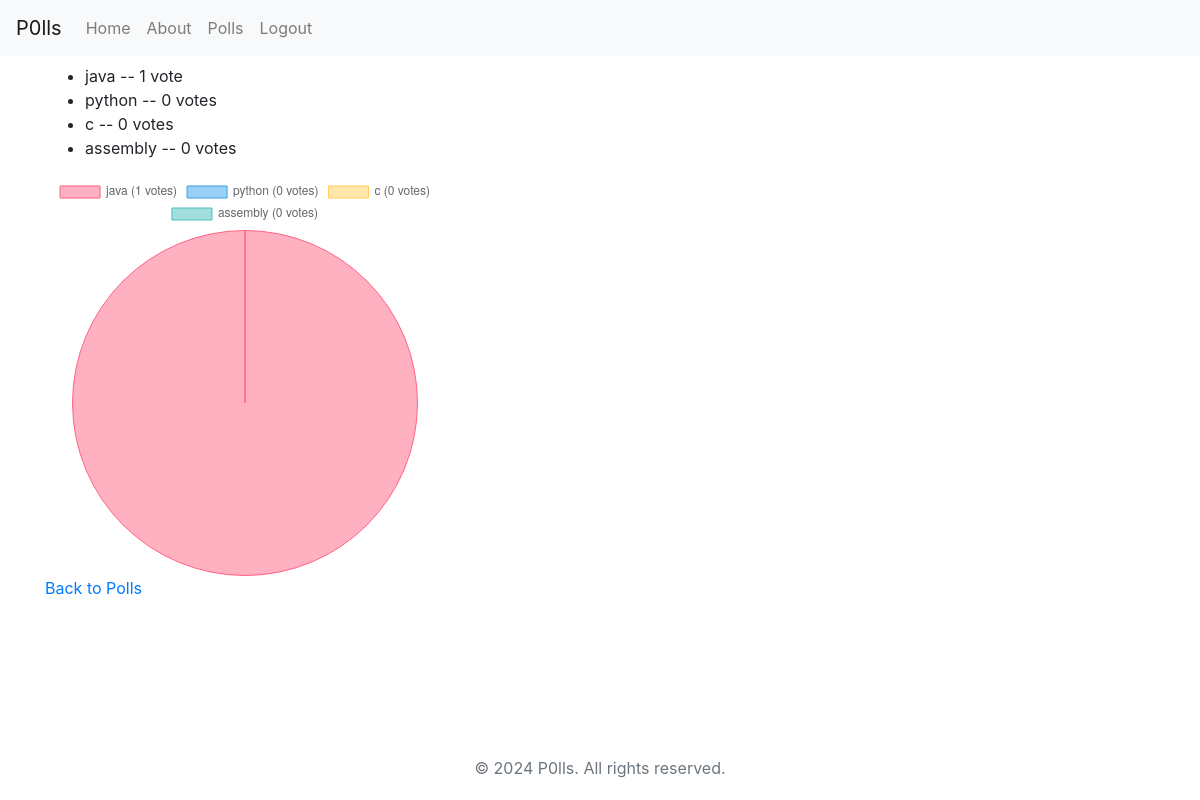
Page /polls/3/results/ (signed in) on the committed database.
### polls/models.py (models this page shows, shortened)
class Choice(models.Model):
    poll = models.ForeignKey(Poll, related_name='choices', on_delete=models.CASCADE, default=1)
    choice_text = models.CharField(max_length=200)
    votes = models.IntegerField(default=0)

### polls/views.py (the view)
# urls.py: path('polls/<int:poll_id>/results/', views.poll_results, name='poll_results'),
@login_required(login_url='/login/')
def poll_results(request, poll_id):
    poll = get_object_or_404(Poll, pk=poll_id)
    return render(request, 'poll_results.html', {'poll': poll})

### polls/templates/poll_results.html (shortened to what this page needs)
{% extends 'base.html' %}
{% block content %}
  <ul>
  {% for choice in poll.choices.all %}
    <li>{{ choice.choice_text }} -- {{ choice.votes }} vote{{ choice.votes|pluralize }}</li>
  {% endfor %}
  </ul>
  <canvas id="pieChart" width="400" height="400"></canvas>
  <a href="{% url 'poll_list' %}">Back to Polls</a>
  <script>
    var ctx = document.getElementById('pieChart').getContext('2d');
    var data = {
      labels: [{% for choice in poll.choices.all %}"{{ choice.choice_text }} ({{ choice.votes }} votes)", {% endfor %}],
      datasets: [{
        data: [{% for choice in poll.choices.all %}{{ choice.votes }}, {% endfor %}],
        backgroundColor: [
          'rgba(255, 99, 132, 0.5)',
          'rgba(54, 162, 235, 0.5)',
          'rgba(255, 206, 86, 0.5)',
          'rgba(75, 192, 192, 0.5)',
          'rgba(153, 102, 255, 0.5)',
          'rgba(255, 159, 64, 0.5)'
        ],
        borderColor: [
          'rgba(255, 99, 132, 1)',
          'rgba(54, 162, 235, 1)',
          'rgba(255, 206, 86, 1)',
          'rgba(75, 192, 192, 1)',
          'rgba(153, 102, 255, 1)',
          'rgba(255, 159, 64, 1)'
        ],
        borderWidth: 1
      }]
    };
    var options = {
      responsive: false,
      maintainAspectRatio: false
    };
    var pieChart = new Chart(ctx, {
      type: 'pie',
      data: data,
      options: options
    });
  </script>
{% endblock %}

### polls/templates/base.html (shortened to what this page needs)
<!DOCTYPE html>
<html lang="en">
<head>
    {% load static %}
    <link rel="stylesheet" href="https://stackpath.bootstrapcdn.com/bootstrap/4.5.2/css/bootstrap.min.css">
    <link rel="stylesheet" href="{% static 'css/styles.css' %}">
</head>
<body>
    <nav class="navbar navbar-expand-lg navbar-light bg-light">
        <a class="navbar-brand" href="#">P0lls</a>
        <div class="collapse navbar-collapse" id="navbarSupportedContent">
            <ul class="navbar-nav mr-auto">
                <li class="nav-item">
                    <a class="nav-link" href="{% url 'home' %}">Home</a>
                </li>
                <li class="nav-item">
                    <a class="nav-link" href="{% url 'about' %}">About</a>
                </li>
                {% if user.is_authenticated %}
                    <li><a class="nav-link" href="{% url 'poll_list' %}">Polls</a></li>
                    <li><a class="nav-link" href="{% url 'logout' %}">Logout</a></li>
                {% else %}
                    <li><a class="nav-link" href="{% url 'login' %}">Login</a></li>
                    <li><a class="nav-link" href="{% url 'registration' %}">Register</a></li>
                {% endif %}
            </ul>
        </div>
    </nav>
    <div class="container">
        {% block content %}{% endblock %}
    </div>
    <footer class="text-center text-lg-start mt-auto py-1 fixed-bottom">
        <div class="container text-center">
            <p class="text-muted">&copy; 2024 P0lls. All rights reserved.</p>
        </div>
    </footer>
</body>
</html>

### static/css/styles.css (style rules this page uses)
html, body { height:100%; padding: 0; margin: 0; }
html { background-color: white; background-size: cover; }
body { background: rgba(255,255,255); }

### rows in the picture
Choice: choice_text "java", votes "1"
Choice: choice_text "python", votes "0"
Choice: choice_text "c", votes "0"
Choice: choice_text "assembly", votes "0"

### other values in the picture
chart data {{ choice.choice_text }} java, python, c, assembly
chart data {{ choice.votes }} 1, 0, 0, 0
